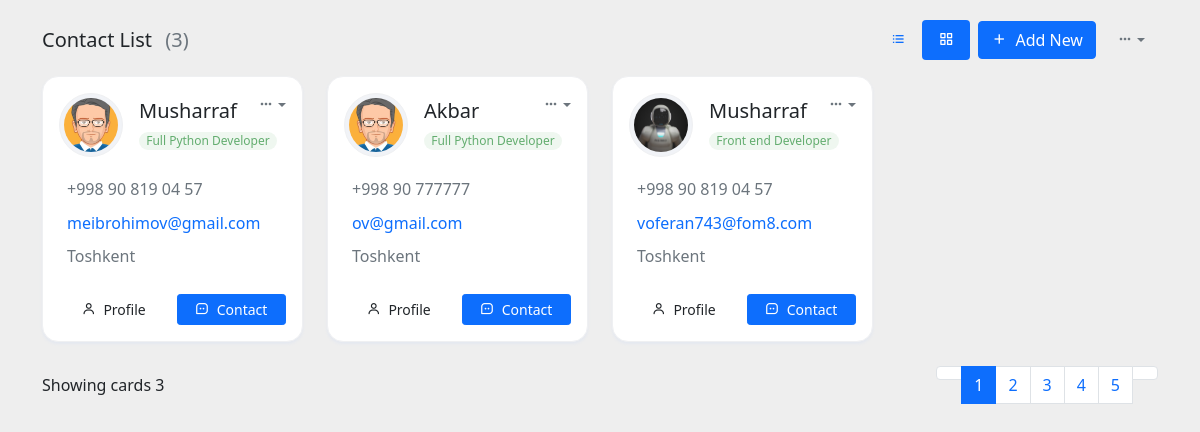
The page / on the database its author committed.
### apps/models.py (models this page shows, shortened)
class Person(models.Model):
    fullname = models.CharField(max_length=222)
    email = models.EmailField(max_length=222)
    job = models.ForeignKey('apps.Job', on_delete=models.CASCADE)
    address = models.CharField(max_length=222)
    phone = models.CharField(max_length=20)
    image = models.ImageField(null=True, blank=True, upload_to='images')

class Job(models.Model):
    name = models.CharField(max_length=222)
    def __str__(self):
        return self.name

### apps/views.py (the view)
# urls.py: path('', HomeView.as_view(), name='home'),
class HomeView(ListView):
    model = Person
    template_name = 'contacts.html'

### templates/contacts.html (shortened to what this page needs)
<!DOCTYPE html>
<html lang="en">
<head>
    <link href="https://cdn.jsdelivr.net/npm/bootstrap@5.1.3/dist/css/bootstrap.min.css" rel="stylesheet">
</head>
<body>
<link rel="stylesheet" href="https://cdnjs.cloudflare.com/ajax/libs/boxicons/2.1.0/css/boxicons.min.css"
/>
<link rel="stylesheet"
      href="https://cdnjs.cloudflare.com/ajax/libs/MaterialDesign-Webfont/5.3.45/css/materialdesignicons.css"
/>
<div class="container">
    <div class="row align-items-center">
        <div class="col-md-6">
            <div class="mb-3">
                <h5 class="card-title">Contact List <span
                        class="text-muted fw-normal ms-2">({{ person_list.count }})</span></h5>
            </div>
        </div>
        <div class="col-md-6">
            <div class="d-flex flex-wrap align-items-center justify-content-end gap-2 mb-3">
                <div>
                    <ul class="nav nav-pills">
                        <li class="nav-item">
                            <a href="#" class="nav-link" data-bs-toggle="tooltip" data-bs-placement="top"
                               title="List"><i class="bx bx-list-ul"></i></a>
                        </li>
                        <li class="nav-item">
                            <a aria-current="page" href="#"
                               class="router-link-active router-link-exact-active nav-link active"
                               data-bs-toggle="tooltip" data-bs-placement="top" title="Grid"><i
                                    class="bx bx-grid-alt"></i></a>
                        </li>
                    </ul>
                </div>
                <div>
                    <a href="{% url 'add_page' %}" class="btn btn-primary"><i
                            class="bx bx-plus me-1"></i> Add New</a>
                </div>
                <div class="dropdown">
                    <a class="btn btn-link text-muted py-1 font-size-16 shadow-none dropdown-toggle" href="#"
                       role="button" data-bs-toggle="dropdown" aria-expanded="false"><i
                            class="bx bx-dots-horizontal-rounded"></i></a>
                </div>
            </div>
        </div>
    </div>
    <div class="row">
        {% for person in person_list %}
            <div class="col-xl-3 col-sm-6">
                <div class="card">
                    <div class="card-body">
                        <div class="dropdown float-end">
                            <a class="text-muted dropdown-toggle font-size-16" href="#" role="button"
                               data-bs-toggle="dropdown" aria-haspopup="true"><i
                                    class="bx bx-dots-horizontal-rounded"></i></a>
                        </div>
                        <div class="d-flex align-items-center">
                            <img src="media/{{ person.image }}" alt=""
                                 class="avatar-md rounded-circle img-thumbnail"/>
                            <div class="flex-1 ms-3">
                                <h5 class="font-size-16 mb-1"><a href="#" class="text-dark">{{ person.fullname }}</a>
                                </h5>
                                <span class="badge badge-soft-success mb-0">{{ person.job }}</span>
                            </div>
                        </div>
                        <div class="mt-3 pt-1">
                            <p class="text-muted mb-0"><i
                                    class="mdi mdi-phone font-size-15 align-middle pe-2 text-primary"></i>{{ person.phone }}
                            </p>
                            <p class="text-muted mb-0 mt-2"><i
                                    class="mdi mdi-email font-size-15 align-middle pe-2 text-primary"></i> <a
                                    href="/cdn-cgi/l/email-protection" class="__cf_email__"
                                    data-cfemail="efbf87968383869ca88e9b838681af9c9f96c18c8082">{{ person.email }}</a>
                            </p>
                            <p class="text-muted mb-0 mt-2"><i
                                    class="mdi mdi-google-maps font-size-15 align-middle pe-2 text-primary"></i>{{ person.address }}
                            </p>
                        </div>
                        <div class="d-flex gap-2 pt-4">
                            <button type="button" class="btn btn-soft-primary btn-sm w-50"><i
                                    class="bx bx-user me-1"></i> Profile
                            </button>
                            <button type="button" class="btn btn-primary btn-sm w-50"><i
                                    class="bx bx-message-square-dots me-1"></i> Contact
                            </button>
                        </div>
                    </div>
                </div>
            </div>
        {% endfor %}
    </div>
    <div class="row g-0 align-items-center pb-4">
        <div class="col-sm-6">
            <div><p class="mb-sm-0">Showing cards  {{ person_list.count }}</p></div>
        </div>
        <div class="col-sm-6">
            <div class="float-sm-end">
                <ul class="pagination mb-sm-0">
                    <li class="page-item disabled">
                        <a href="#" class="page-link"></a>
                    </li>
                    <li class="page-item active"><a href="#" class="page-link">1</a></li>
                    <li class="page-item"><a href="#" class="page-link">2</a></li>
                    <li class="page-item"><a href="#" class="page-link">3</a></li>
                    <li class="page-item"><a href="#" class="page-link">4</a></li>
                    <li class="page-item"><a href="#" class="page-link">5</a></li>
                    <li class="page-item">
                        <a href="#" class="page-link"></a>
                    </li>
                </ul>
            </div>
        </div>
    </div>
</div>
</body>
</html>

### templates/contacts.html (style rules this page uses)
body { margin-top: 20px; background-color: #eee; }
.card { margin-bottom: 24px; box-shadow: 0 2px 3px #e4e8f0; }
.card { position: relative; display: flex; flex-direction: column; min-width: 0; word-wrap: break-word; background-color: #fff; background-clip: border-box; border: 1px solid #eff0f2; border-radius: 1rem; }
.avatar-md { height: 4rem; width: 4rem; }
.rounded-circle { border-radius: 50% !important; }
.img-thumbnail { padding: 0.25rem; background-color: #f1f3f7; border: 1px solid #eff0f2; border-radius: 0.75rem; }
a { text-decoration: none !important; }
.badge-soft-success { color: #63ad6f !important; background-color: rgba(99, 173, 111, .1); }
.mb-0 { margin-bottom: 0 !important; }
.badge { display: inline-block; padding: 0.25em 0.6em; font-size: 75%; font-weight: 500; line-height: 1; color: #fff; text-align: center; white-space: nowrap; vertical-align: baseline; border-radius: 0.75rem; }

### rows shown on the page
Person: image (placeholder picture), fullname "Musharraf", job "Full Python Developer", phone "+998 90 819 04 57", email "meibrohimov@gmail.com", address "Toshkent"
Person: image (picture), fullname "Akbar", job "Full Python Developer", phone "+998 90 777777", email "ov@gmail.com", address "Toshkent"
Person: image (picture), fullname "Musharraf", job "Front end Developer", phone "+998 90 819 04 57", email "voferan743@fom8.com", address "Toshkent"

### other values the page prints
{{ person_list.count }} "3"
